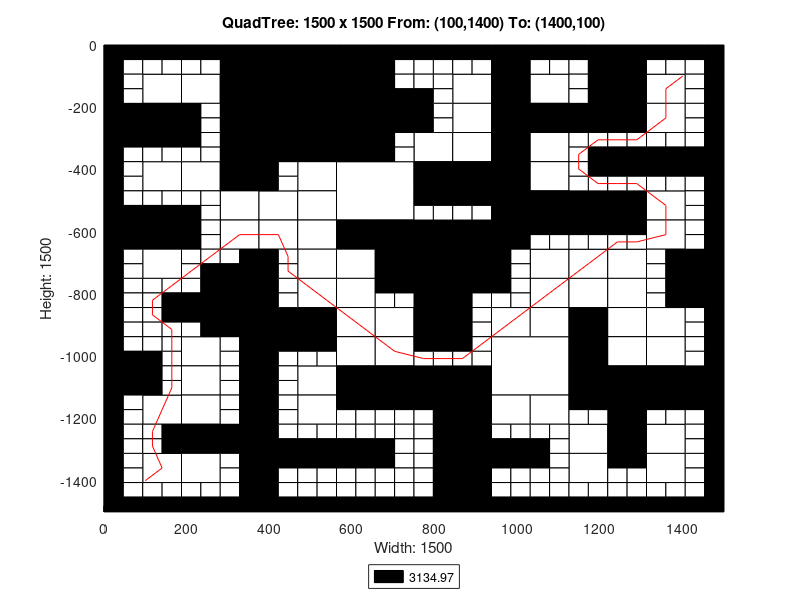

Here is the MATLAB script that generated this plot:
axis([0 1500 -1500 0]);
title('QuadTree: 1500 x 1500 From: (100,1400) To: (1400,100)');
xlabel('Width: 1500');
ylabel('Height: 1500');
rectangle('Position',[375 -187.5 187.5 187.5], 'FaceColor',[0 0 0]);
rectangle('Position',[375 -375 187.5 187.5], 'FaceColor',[0 0 0]);
rectangle('Position',[562.5 -562.5 187.5 187.5], 'FaceColor',[1 1 1]);
rectangle('Position',[750 -750 187.5 187.5], 'FaceColor',[0 0 0]);
rectangle('Position',[937.5 -1125 187.5 187.5], 'FaceColor',[1 1 1]);
rectangle('Position',[93.75 -187.5 93.75 93.75], 'FaceColor',[1 1 1]);
rectangle('Position',[281.25 -93.75 93.75 93.75], 'FaceColor',[0 0 0]);
rectangle('Position',[187.5 -187.5 93.75 93.75], 'FaceColor',[1 1 1]);
rectangle('Position',[281.25 -187.5 93.75 93.75], 'FaceColor',[0 0 0]);
rectangle('Position',[0 -281.25 93.75 93.75], 'FaceColor',[0 0 0]);
rectangle('Position',[93.75 -281.25 93.75 93.75], 'FaceColor',[0 0 0]);
rectangle('Position',[281.25 -281.25 93.75 93.75], 'FaceColor',[0 0 0]);
rectangle('Position',[281.25 -375 93.75 93.75], 'FaceColor',[0 0 0]);
rectangle('Position',[562.5 -93.75 93.75 93.75], 'FaceColor',[0 0 0]);
rectangle('Position',[562.5 -187.5 93.75 93.75], 'FaceColor',[0 0 0]);
rectangle('Position',[562.5 -281.25 93.75 93.75], 'FaceColor',[0 0 0]);
rectangle('Position',[656.25 -281.25 93.75 93.75], 'FaceColor',[0 0 0]);
rectangle('Position',[562.5 -375 93.75 93.75], 'FaceColor',[0 0 0]);
rectangle('Position',[93.75 -468.75 93.75 93.75], 'FaceColor',[1 1 1]);
rectangle('Position',[187.5 -468.75 93.75 93.75], 'FaceColor',[1 1 1]);
rectangle('Position',[281.25 -468.75 93.75 93.75], 'FaceColor',[0 0 0]);
rectangle('Position',[281.25 -562.5 93.75 93.75], 'FaceColor',[1 1 1]);
rectangle('Position',[0 -656.25 93.75 93.75], 'FaceColor',[0 0 0]);
rectangle('Position',[93.75 -656.25 93.75 93.75], 'FaceColor',[0 0 0]);
rectangle('Position',[93.75 -750 93.75 93.75], 'FaceColor',[1 1 1]);
rectangle('Position',[281.25 -656.25 93.75 93.75], 'FaceColor',[1 1 1]);
rectangle('Position',[468.75 -468.75 93.75 93.75], 'FaceColor',[1 1 1]);
rectangle('Position',[375 -562.5 93.75 93.75], 'FaceColor',[1 1 1]);
rectangle('Position',[468.75 -562.5 93.75 93.75], 'FaceColor',[1 1 1]);
rectangle('Position',[375 -656.25 93.75 93.75], 'FaceColor',[1 1 1]);
rectangle('Position',[468.75 -656.25 93.75 93.75], 'FaceColor',[1 1 1]);
rectangle('Position',[468.75 -750 93.75 93.75], 'FaceColor',[1 1 1]);
rectangle('Position',[562.5 -656.25 93.75 93.75], 'FaceColor',[0 0 0]);
rectangle('Position',[656.25 -656.25 93.75 93.75], 'FaceColor',[0 0 0]);
rectangle('Position',[562.5 -750 93.75 93.75], 'FaceColor',[1 1 1]);
rectangle('Position',[656.25 -750 93.75 93.75], 'FaceColor',[0 0 0]);
rectangle('Position',[843.75 -187.5 93.75 93.75], 'FaceColor',[1 1 1]);
rectangle('Position',[937.5 -93.75 93.75 93.75], 'FaceColor',[0 0 0]);
rectangle('Position',[937.5 -187.5 93.75 93.75], 'FaceColor',[0 0 0]);
rectangle('Position',[1031.25 -187.5 93.75 93.75], 'FaceColor',[1 1 1]);
rectangle('Position',[843.75 -281.25 93.75 93.75], 'FaceColor',[1 1 1]);
rectangle('Position',[750 -375 93.75 93.75], 'FaceColor',[1 1 1]);
rectangle('Position',[843.75 -375 93.75 93.75], 'FaceColor',[1 1 1]);
rectangle('Position',[937.5 -281.25 93.75 93.75], 'FaceColor',[0 0 0]);
rectangle('Position',[1031.25 -281.25 93.75 93.75], 'FaceColor',[0 0 0]);
rectangle('Position',[937.5 -375 93.75 93.75], 'FaceColor',[0 0 0]);
rectangle('Position',[1031.25 -375 93.75 93.75], 'FaceColor',[1 1 1]);
rectangle('Position',[1218.75 -93.75 93.75 93.75], 'FaceColor',[0 0 0]);
rectangle('Position',[1218.75 -187.5 93.75 93.75], 'FaceColor',[0 0 0]);
rectangle('Position',[1312.5 -187.5 93.75 93.75], 'FaceColor',[1 1 1]);
rectangle('Position',[1125 -281.25 93.75 93.75], 'FaceColor',[0 0 0]);
rectangle('Position',[1218.75 -281.25 93.75 93.75], 'FaceColor',[0 0 0]);
rectangle('Position',[1312.5 -281.25 93.75 93.75], 'FaceColor',[1 1 1]);
rectangle('Position',[750 -468.75 93.75 93.75], 'FaceColor',[0 0 0]);
rectangle('Position',[843.75 -468.75 93.75 93.75], 'FaceColor',[0 0 0]);
rectangle('Position',[937.5 -468.75 93.75 93.75], 'FaceColor',[0 0 0]);
rectangle('Position',[1031.25 -468.75 93.75 93.75], 'FaceColor',[1 1 1]);
rectangle('Position',[937.5 -562.5 93.75 93.75], 'FaceColor',[0 0 0]);
rectangle('Position',[1031.25 -562.5 93.75 93.75], 'FaceColor',[0 0 0]);
rectangle('Position',[937.5 -656.25 93.75 93.75], 'FaceColor',[0 0 0]);
rectangle('Position',[1031.25 -750 93.75 93.75], 'FaceColor',[1 1 1]);
rectangle('Position',[1125 -562.5 93.75 93.75], 'FaceColor',[0 0 0]);
rectangle('Position',[1218.75 -562.5 93.75 93.75], 'FaceColor',[0 0 0]);
rectangle('Position',[1312.5 -562.5 93.75 93.75], 'FaceColor',[1 1 1]);
rectangle('Position',[1125 -750 93.75 93.75], 'FaceColor',[1 1 1]);
rectangle('Position',[1218.75 -750 93.75 93.75], 'FaceColor',[1 1 1]);
rectangle('Position',[1312.5 -656.25 93.75 93.75], 'FaceColor',[1 1 1]);
rectangle('Position',[1406.25 -750 93.75 93.75], 'FaceColor',[0 0 0]);
rectangle('Position',[281.25 -843.75 93.75 93.75], 'FaceColor',[0 0 0]);
rectangle('Position',[281.25 -937.5 93.75 93.75], 'FaceColor',[0 0 0]);
rectangle('Position',[0 -1125 93.75 93.75], 'FaceColor',[0 0 0]);
rectangle('Position',[187.5 -1031.25 93.75 93.75], 'FaceColor',[1 1 1]);
rectangle('Position',[187.5 -1125 93.75 93.75], 'FaceColor',[1 1 1]);
rectangle('Position',[468.75 -843.75 93.75 93.75], 'FaceColor',[1 1 1]);
rectangle('Position',[375 -937.5 93.75 93.75], 'FaceColor',[0 0 0]);
rectangle('Position',[468.75 -937.5 93.75 93.75], 'FaceColor',[0 0 0]);
rectangle('Position',[562.5 -843.75 93.75 93.75], 'FaceColor',[1 1 1]);
rectangle('Position',[562.5 -937.5 93.75 93.75], 'FaceColor',[1 1 1]);
rectangle('Position',[656.25 -937.5 93.75 93.75], 'FaceColor',[1 1 1]);
rectangle('Position',[468.75 -1125 93.75 93.75], 'FaceColor',[1 1 1]);
rectangle('Position',[562.5 -1031.25 93.75 93.75], 'FaceColor',[1 1 1]);
rectangle('Position',[656.25 -1031.25 93.75 93.75], 'FaceColor',[1 1 1]);
rectangle('Position',[562.5 -1125 93.75 93.75], 'FaceColor',[0 0 0]);
rectangle('Position',[656.25 -1125 93.75 93.75], 'FaceColor',[0 0 0]);
rectangle('Position',[93.75 -1218.75 93.75 93.75], 'FaceColor',[1 1 1]);
rectangle('Position',[187.5 -1218.75 93.75 93.75], 'FaceColor',[1 1 1]);
rectangle('Position',[187.5 -1312.5 93.75 93.75], 'FaceColor',[0 0 0]);
rectangle('Position',[281.25 -1312.5 93.75 93.75], 'FaceColor',[0 0 0]);
rectangle('Position',[93.75 -1406.25 93.75 93.75], 'FaceColor',[1 1 1]);
rectangle('Position',[187.5 -1406.25 93.75 93.75], 'FaceColor',[1 1 1]);
rectangle('Position',[468.75 -1218.75 93.75 93.75], 'FaceColor',[1 1 1]);
rectangle('Position',[750 -843.75 93.75 93.75], 'FaceColor',[0 0 0]);
rectangle('Position',[750 -937.5 93.75 93.75], 'FaceColor',[0 0 0]);
rectangle('Position',[1031.25 -843.75 93.75 93.75], 'FaceColor',[1 1 1]);
rectangle('Position',[937.5 -937.5 93.75 93.75], 'FaceColor',[1 1 1]);
rectangle('Position',[1031.25 -937.5 93.75 93.75], 'FaceColor',[1 1 1]);
rectangle('Position',[750 -1125 93.75 93.75], 'FaceColor',[0 0 0]);
rectangle('Position',[843.75 -1125 93.75 93.75], 'FaceColor',[0 0 0]);
rectangle('Position',[1125 -843.75 93.75 93.75], 'FaceColor',[1 1 1]);
rectangle('Position',[1218.75 -843.75 93.75 93.75], 'FaceColor',[1 1 1]);
rectangle('Position',[1125 -937.5 93.75 93.75], 'FaceColor',[0 0 0]);
rectangle('Position',[1218.75 -937.5 93.75 93.75], 'FaceColor',[1 1 1]);
rectangle('Position',[1406.25 -843.75 93.75 93.75], 'FaceColor',[0 0 0]);
rectangle('Position',[1312.5 -937.5 93.75 93.75], 'FaceColor',[1 1 1]);
rectangle('Position',[1125 -1031.25 93.75 93.75], 'FaceColor',[0 0 0]);
rectangle('Position',[1218.75 -1031.25 93.75 93.75], 'FaceColor',[1 1 1]);
rectangle('Position',[1125 -1125 93.75 93.75], 'FaceColor',[0 0 0]);
rectangle('Position',[1218.75 -1125 93.75 93.75], 'FaceColor',[0 0 0]);
rectangle('Position',[1312.5 -1031.25 93.75 93.75], 'FaceColor',[1 1 1]);
rectangle('Position',[1312.5 -1125 93.75 93.75], 'FaceColor',[0 0 0]);
rectangle('Position',[1406.25 -1125 93.75 93.75], 'FaceColor',[0 0 0]);
rectangle('Position',[843.75 -1218.75 93.75 93.75], 'FaceColor',[0 0 0]);
rectangle('Position',[843.75 -1312.5 93.75 93.75], 'FaceColor',[0 0 0]);
rectangle('Position',[937.5 -1218.75 93.75 93.75], 'FaceColor',[1 1 1]);
rectangle('Position',[1031.25 -1218.75 93.75 93.75], 'FaceColor',[1 1 1]);
rectangle('Position',[843.75 -1406.25 93.75 93.75], 'FaceColor',[0 0 0]);
rectangle('Position',[843.75 -1500 93.75 93.75], 'FaceColor',[0 0 0]);
rectangle('Position',[1218.75 -1218.75 93.75 93.75], 'FaceColor',[0 0 0]);
rectangle('Position',[1125 -1312.5 93.75 93.75], 'FaceColor',[1 1 1]);
rectangle('Position',[1218.75 -1312.5 93.75 93.75], 'FaceColor',[0 0 0]);
rectangle('Position',[1312.5 -1312.5 93.75 93.75], 'FaceColor',[1 1 1]);
rectangle('Position',[1125 -1406.25 93.75 93.75], 'FaceColor',[1 1 1]);
rectangle('Position',[1312.5 -1406.25 93.75 93.75], 'FaceColor',[1 1 1]);
rectangle('Position',[0 -46.875 46.875 46.875], 'FaceColor',[0 0 0]);
rectangle('Position',[46.875 -46.875 46.875 46.875], 'FaceColor',[0 0 0]);
rectangle('Position',[0 -93.75 46.875 46.875], 'FaceColor',[0 0 0]);
rectangle('Position',[46.875 -93.75 46.875 46.875], 'FaceColor',[1 1 1]);
rectangle('Position',[93.75 -46.875 46.875 46.875], 'FaceColor',[0 0 0]);
rectangle('Position',[140.625 -46.875 46.875 46.875], 'FaceColor',[0 0 0]);
rectangle('Position',[93.75 -93.75 46.875 46.875], 'FaceColor',[1 1 1]);
rectangle('Position',[140.625 -93.75 46.875 46.875], 'FaceColor',[1 1 1]);
rectangle('Position',[0 -140.625 46.875 46.875], 'FaceColor',[0 0 0]);
rectangle('Position',[46.875 -140.625 46.875 46.875], 'FaceColor',[1 1 1]);
rectangle('Position',[0 -187.5 46.875 46.875], 'FaceColor',[0 0 0]);
rectangle('Position',[46.875 -187.5 46.875 46.875], 'FaceColor',[1 1 1]);
rectangle('Position',[187.5 -46.875 46.875 46.875], 'FaceColor',[0 0 0]);
rectangle('Position',[234.375 -46.875 46.875 46.875], 'FaceColor',[0 0 0]);
rectangle('Position',[187.5 -93.75 46.875 46.875], 'FaceColor',[1 1 1]);
rectangle('Position',[234.375 -93.75 46.875 46.875], 'FaceColor',[1 1 1]);
rectangle('Position',[0 -328.125 46.875 46.875], 'FaceColor',[0 0 0]);
rectangle('Position',[46.875 -328.125 46.875 46.875], 'FaceColor',[0 0 0]);
rectangle('Position',[0 -375 46.875 46.875], 'FaceColor',[0 0 0]);
rectangle('Position',[46.875 -375 46.875 46.875], 'FaceColor',[1 1 1]);
rectangle('Position',[93.75 -328.125 46.875 46.875], 'FaceColor',[0 0 0]);
rectangle('Position',[140.625 -328.125 46.875 46.875], 'FaceColor',[0 0 0]);
rectangle('Position',[93.75 -375 46.875 46.875], 'FaceColor',[1 1 1]);
rectangle('Position',[140.625 -375 46.875 46.875], 'FaceColor',[1 1 1]);
rectangle('Position',[187.5 -234.375 46.875 46.875], 'FaceColor',[0 0 0]);
rectangle('Position',[234.375 -234.375 46.875 46.875], 'FaceColor',[1 1 1]);
rectangle('Position',[187.5 -281.25 46.875 46.875], 'FaceColor',[0 0 0]);
rectangle('Position',[234.375 -281.25 46.875 46.875], 'FaceColor',[1 1 1]);
rectangle('Position',[187.5 -328.125 46.875 46.875], 'FaceColor',[0 0 0]);
rectangle('Position',[234.375 -328.125 46.875 46.875], 'FaceColor',[1 1 1]);
rectangle('Position',[187.5 -375 46.875 46.875], 'FaceColor',[1 1 1]);
rectangle('Position',[234.375 -375 46.875 46.875], 'FaceColor',[1 1 1]);
rectangle('Position',[656.25 -46.875 46.875 46.875], 'FaceColor',[0 0 0]);
rectangle('Position',[703.125 -46.875 46.875 46.875], 'FaceColor',[0 0 0]);
rectangle('Position',[656.25 -93.75 46.875 46.875], 'FaceColor',[0 0 0]);
rectangle('Position',[703.125 -93.75 46.875 46.875], 'FaceColor',[1 1 1]);
rectangle('Position',[656.25 -140.625 46.875 46.875], 'FaceColor',[0 0 0]);
rectangle('Position',[703.125 -140.625 46.875 46.875], 'FaceColor',[1 1 1]);
rectangle('Position',[656.25 -187.5 46.875 46.875], 'FaceColor',[0 0 0]);
rectangle('Position',[703.125 -187.5 46.875 46.875], 'FaceColor',[0 0 0]);
rectangle('Position',[656.25 -328.125 46.875 46.875], 'FaceColor',[0 0 0]);
rectangle('Position',[703.125 -328.125 46.875 46.875], 'FaceColor',[1 1 1]);
rectangle('Position',[656.25 -375 46.875 46.875], 'FaceColor',[0 0 0]);
rectangle('Position',[703.125 -375 46.875 46.875], 'FaceColor',[1 1 1]);
rectangle('Position',[0 -421.875 46.875 46.875], 'FaceColor',[0 0 0]);
rectangle('Position',[46.875 -421.875 46.875 46.875], 'FaceColor',[1 1 1]);
rectangle('Position',[0 -468.75 46.875 46.875], 'FaceColor',[0 0 0]);
rectangle('Position',[46.875 -468.75 46.875 46.875], 'FaceColor',[1 1 1]);
rectangle('Position',[0 -515.625 46.875 46.875], 'FaceColor',[0 0 0]);
rectangle('Position',[46.875 -515.625 46.875 46.875], 'FaceColor',[1 1 1]);
rectangle('Position',[0 -562.5 46.875 46.875], 'FaceColor',[0 0 0]);
rectangle('Position',[46.875 -562.5 46.875 46.875], 'FaceColor',[0 0 0]);
rectangle('Position',[93.75 -515.625 46.875 46.875], 'FaceColor',[1 1 1]);
rectangle('Position',[140.625 -515.625 46.875 46.875], 'FaceColor',[1 1 1]);
rectangle('Position',[93.75 -562.5 46.875 46.875], 'FaceColor',[0 0 0]);
rectangle('Position',[140.625 -562.5 46.875 46.875], 'FaceColor',[0 0 0]);
rectangle('Position',[187.5 -515.625 46.875 46.875], 'FaceColor',[1 1 1]);
rectangle('Position',[234.375 -515.625 46.875 46.875], 'FaceColor',[1 1 1]);
rectangle('Position',[187.5 -562.5 46.875 46.875], 'FaceColor',[0 0 0]);
rectangle('Position',[234.375 -562.5 46.875 46.875], 'FaceColor',[1 1 1]);
rectangle('Position',[0 -703.125 46.875 46.875], 'FaceColor',[0 0 0]);
rectangle('Position',[46.875 -703.125 46.875 46.875], 'FaceColor',[1 1 1]);
rectangle('Position',[0 -750 46.875 46.875], 'FaceColor',[0 0 0]);
rectangle('Position',[46.875 -750 46.875 46.875], 'FaceColor',[1 1 1]);
rectangle('Position',[187.5 -609.375 46.875 46.875], 'FaceColor',[0 0 0]);
rectangle('Position',[234.375 -609.375 46.875 46.875], 'FaceColor',[1 1 1]);
rectangle('Position',[187.5 -656.25 46.875 46.875], 'FaceColor',[0 0 0]);
rectangle('Position',[234.375 -656.25 46.875 46.875], 'FaceColor',[1 1 1]);
rectangle('Position',[187.5 -703.125 46.875 46.875], 'FaceColor',[1 1 1]);
rectangle('Position',[234.375 -703.125 46.875 46.875], 'FaceColor',[1 1 1]);
rectangle('Position',[187.5 -750 46.875 46.875], 'FaceColor',[1 1 1]);
rectangle('Position',[234.375 -750 46.875 46.875], 'FaceColor',[0 0 0]);
rectangle('Position',[281.25 -703.125 46.875 46.875], 'FaceColor',[1 1 1]);
rectangle('Position',[328.125 -703.125 46.875 46.875], 'FaceColor',[0 0 0]);
rectangle('Position',[281.25 -750 46.875 46.875], 'FaceColor',[0 0 0]);
rectangle('Position',[328.125 -750 46.875 46.875], 'FaceColor',[0 0 0]);
rectangle('Position',[375 -421.875 46.875 46.875], 'FaceColor',[0 0 0]);
rectangle('Position',[421.875 -421.875 46.875 46.875], 'FaceColor',[1 1 1]);
rectangle('Position',[375 -468.75 46.875 46.875], 'FaceColor',[0 0 0]);
rectangle('Position',[421.875 -468.75 46.875 46.875], 'FaceColor',[1 1 1]);
rectangle('Position',[375 -703.125 46.875 46.875], 'FaceColor',[0 0 0]);
rectangle('Position',[421.875 -703.125 46.875 46.875], 'FaceColor',[1 1 1]);
rectangle('Position',[375 -750 46.875 46.875], 'FaceColor',[0 0 0]);
rectangle('Position',[421.875 -750 46.875 46.875], 'FaceColor',[1 1 1]);
rectangle('Position',[750 -46.875 46.875 46.875], 'FaceColor',[0 0 0]);
rectangle('Position',[796.875 -46.875 46.875 46.875], 'FaceColor',[0 0 0]);
rectangle('Position',[750 -93.75 46.875 46.875], 'FaceColor',[1 1 1]);
rectangle('Position',[796.875 -93.75 46.875 46.875], 'FaceColor',[1 1 1]);
rectangle('Position',[843.75 -46.875 46.875 46.875], 'FaceColor',[0 0 0]);
rectangle('Position',[890.625 -46.875 46.875 46.875], 'FaceColor',[0 0 0]);
rectangle('Position',[843.75 -93.75 46.875 46.875], 'FaceColor',[1 1 1]);
rectangle('Position',[890.625 -93.75 46.875 46.875], 'FaceColor',[1 1 1]);
rectangle('Position',[750 -140.625 46.875 46.875], 'FaceColor',[1 1 1]);
rectangle('Position',[796.875 -140.625 46.875 46.875], 'FaceColor',[1 1 1]);
rectangle('Position',[750 -187.5 46.875 46.875], 'FaceColor',[0 0 0]);
rectangle('Position',[796.875 -187.5 46.875 46.875], 'FaceColor',[1 1 1]);
rectangle('Position',[1031.25 -46.875 46.875 46.875], 'FaceColor',[0 0 0]);
rectangle('Position',[1078.12 -46.875 46.875 46.875], 'FaceColor',[0 0 0]);
rectangle('Position',[1031.25 -93.75 46.875 46.875], 'FaceColor',[1 1 1]);
rectangle('Position',[1078.12 -93.75 46.875 46.875], 'FaceColor',[1 1 1]);
rectangle('Position',[750 -234.375 46.875 46.875], 'FaceColor',[0 0 0]);
rectangle('Position',[796.875 -234.375 46.875 46.875], 'FaceColor',[1 1 1]);
rectangle('Position',[750 -281.25 46.875 46.875], 'FaceColor',[0 0 0]);
rectangle('Position',[796.875 -281.25 46.875 46.875], 'FaceColor',[1 1 1]);
rectangle('Position',[1125 -46.875 46.875 46.875], 'FaceColor',[0 0 0]);
rectangle('Position',[1171.88 -46.875 46.875 46.875], 'FaceColor',[0 0 0]);
rectangle('Position',[1125 -93.75 46.875 46.875], 'FaceColor',[1 1 1]);
rectangle('Position',[1171.88 -93.75 46.875 46.875], 'FaceColor',[0 0 0]);
rectangle('Position',[1125 -140.625 46.875 46.875], 'FaceColor',[1 1 1]);
rectangle('Position',[1171.88 -140.625 46.875 46.875], 'FaceColor',[0 0 0]);
rectangle('Position',[1125 -187.5 46.875 46.875], 'FaceColor',[1 1 1]);
rectangle('Position',[1171.88 -187.5 46.875 46.875], 'FaceColor',[0 0 0]);
rectangle('Position',[1312.5 -46.875 46.875 46.875], 'FaceColor',[0 0 0]);
rectangle('Position',[1359.38 -46.875 46.875 46.875], 'FaceColor',[0 0 0]);
rectangle('Position',[1312.5 -93.75 46.875 46.875], 'FaceColor',[1 1 1]);
rectangle('Position',[1359.38 -93.75 46.875 46.875], 'FaceColor',[1 1 1]);
rectangle('Position',[1406.25 -46.875 46.875 46.875], 'FaceColor',[0 0 0]);
rectangle('Position',[1453.12 -46.875 46.875 46.875], 'FaceColor',[0 0 0]);
rectangle('Position',[1406.25 -93.75 46.875 46.875], 'FaceColor',[1 1 1]);
rectangle('Position',[1453.12 -93.75 46.875 46.875], 'FaceColor',[0 0 0]);
rectangle('Position',[1406.25 -140.625 46.875 46.875], 'FaceColor',[1 1 1]);
rectangle('Position',[1453.12 -140.625 46.875 46.875], 'FaceColor',[0 0 0]);
rectangle('Position',[1406.25 -187.5 46.875 46.875], 'FaceColor',[1 1 1]);
rectangle('Position',[1453.12 -187.5 46.875 46.875], 'FaceColor',[0 0 0]);
rectangle('Position',[1125 -328.125 46.875 46.875], 'FaceColor',[1 1 1]);
rectangle('Position',[1171.88 -328.125 46.875 46.875], 'FaceColor',[1 1 1]);
rectangle('Position',[1125 -375 46.875 46.875], 'FaceColor',[1 1 1]);
rectangle('Position',[1171.88 -375 46.875 46.875], 'FaceColor',[0 0 0]);
rectangle('Position',[1218.75 -328.125 46.875 46.875], 'FaceColor',[1 1 1]);
rectangle('Position',[1265.62 -328.125 46.875 46.875], 'FaceColor',[1 1 1]);
rectangle('Position',[1218.75 -375 46.875 46.875], 'FaceColor',[0 0 0]);
rectangle('Position',[1265.62 -375 46.875 46.875], 'FaceColor',[0 0 0]);
rectangle('Position',[1406.25 -234.375 46.875 46.875], 'FaceColor',[1 1 1]);
rectangle('Position',[1453.12 -234.375 46.875 46.875], 'FaceColor',[0 0 0]);
rectangle('Position',[1406.25 -281.25 46.875 46.875], 'FaceColor',[1 1 1]);
rectangle('Position',[1453.12 -281.25 46.875 46.875], 'FaceColor',[0 0 0]);
rectangle('Position',[1312.5 -328.125 46.875 46.875], 'FaceColor',[1 1 1]);
rectangle('Position',[1359.38 -328.125 46.875 46.875], 'FaceColor',[1 1 1]);
rectangle('Position',[1312.5 -375 46.875 46.875], 'FaceColor',[0 0 0]);
rectangle('Position',[1359.38 -375 46.875 46.875], 'FaceColor',[0 0 0]);
rectangle('Position',[1406.25 -328.125 46.875 46.875], 'FaceColor',[1 1 1]);
rectangle('Position',[1453.12 -328.125 46.875 46.875], 'FaceColor',[0 0 0]);
rectangle('Position',[1406.25 -375 46.875 46.875], 'FaceColor',[0 0 0]);
rectangle('Position',[1453.12 -375 46.875 46.875], 'FaceColor',[0 0 0]);
rectangle('Position',[750 -515.625 46.875 46.875], 'FaceColor',[0 0 0]);
rectangle('Position',[796.875 -515.625 46.875 46.875], 'FaceColor',[0 0 0]);
rectangle('Position',[750 -562.5 46.875 46.875], 'FaceColor',[1 1 1]);
rectangle('Position',[796.875 -562.5 46.875 46.875], 'FaceColor',[1 1 1]);
rectangle('Position',[843.75 -515.625 46.875 46.875], 'FaceColor',[0 0 0]);
rectangle('Position',[890.625 -515.625 46.875 46.875], 'FaceColor',[0 0 0]);
rectangle('Position',[843.75 -562.5 46.875 46.875], 'FaceColor',[1 1 1]);
rectangle('Position',[890.625 -562.5 46.875 46.875], 'FaceColor',[1 1 1]);
rectangle('Position',[1031.25 -609.375 46.875 46.875], 'FaceColor',[0 0 0]);
rectangle('Position',[1078.12 -609.375 46.875 46.875], 'FaceColor',[0 0 0]);
rectangle('Position',[1031.25 -656.25 46.875 46.875], 'FaceColor',[1 1 1]);
rectangle('Position',[1078.12 -656.25 46.875 46.875], 'FaceColor',[1 1 1]);
rectangle('Position',[937.5 -703.125 46.875 46.875], 'FaceColor',[0 0 0]);
rectangle('Position',[984.375 -703.125 46.875 46.875], 'FaceColor',[1 1 1]);
rectangle('Position',[937.5 -750 46.875 46.875], 'FaceColor',[0 0 0]);
rectangle('Position',[984.375 -750 46.875 46.875], 'FaceColor',[1 1 1]);
rectangle('Position',[1125 -421.875 46.875 46.875], 'FaceColor',[1 1 1]);
rectangle('Position',[1171.88 -421.875 46.875 46.875], 'FaceColor',[0 0 0]);
rectangle('Position',[1125 -468.75 46.875 46.875], 'FaceColor',[1 1 1]);
rectangle('Position',[1171.88 -468.75 46.875 46.875], 'FaceColor',[1 1 1]);
rectangle('Position',[1218.75 -421.875 46.875 46.875], 'FaceColor',[0 0 0]);
rectangle('Position',[1265.62 -421.875 46.875 46.875], 'FaceColor',[0 0 0]);
rectangle('Position',[1218.75 -468.75 46.875 46.875], 'FaceColor',[1 1 1]);
rectangle('Position',[1265.62 -468.75 46.875 46.875], 'FaceColor',[1 1 1]);
rectangle('Position',[1312.5 -421.875 46.875 46.875], 'FaceColor',[0 0 0]);
rectangle('Position',[1359.38 -421.875 46.875 46.875], 'FaceColor',[0 0 0]);
rectangle('Position',[1312.5 -468.75 46.875 46.875], 'FaceColor',[1 1 1]);
rectangle('Position',[1359.38 -468.75 46.875 46.875], 'FaceColor',[1 1 1]);
rectangle('Position',[1406.25 -421.875 46.875 46.875], 'FaceColor',[0 0 0]);
rectangle('Position',[1453.12 -421.875 46.875 46.875], 'FaceColor',[0 0 0]);
rectangle('Position',[1406.25 -468.75 46.875 46.875], 'FaceColor',[1 1 1]);
rectangle('Position',[1453.12 -468.75 46.875 46.875], 'FaceColor',[0 0 0]);
rectangle('Position',[1406.25 -515.625 46.875 46.875], 'FaceColor',[1 1 1]);
rectangle('Position',[1453.12 -515.625 46.875 46.875], 'FaceColor',[0 0 0]);
rectangle('Position',[1406.25 -562.5 46.875 46.875], 'FaceColor',[1 1 1]);
rectangle('Position',[1453.12 -562.5 46.875 46.875], 'FaceColor',[0 0 0]);
rectangle('Position',[1125 -609.375 46.875 46.875], 'FaceColor',[0 0 0]);
rectangle('Position',[1171.88 -609.375 46.875 46.875], 'FaceColor',[0 0 0]);
rectangle('Position',[1125 -656.25 46.875 46.875], 'FaceColor',[1 1 1]);
rectangle('Position',[1171.88 -656.25 46.875 46.875], 'FaceColor',[1 1 1]);
rectangle('Position',[1218.75 -609.375 46.875 46.875], 'FaceColor',[0 0 0]);
rectangle('Position',[1265.62 -609.375 46.875 46.875], 'FaceColor',[0 0 0]);
rectangle('Position',[1218.75 -656.25 46.875 46.875], 'FaceColor',[1 1 1]);
rectangle('Position',[1265.62 -656.25 46.875 46.875], 'FaceColor',[1 1 1]);
rectangle('Position',[1406.25 -609.375 46.875 46.875], 'FaceColor',[1 1 1]);
rectangle('Position',[1453.12 -609.375 46.875 46.875], 'FaceColor',[0 0 0]);
rectangle('Position',[1406.25 -656.25 46.875 46.875], 'FaceColor',[1 1 1]);
rectangle('Position',[1453.12 -656.25 46.875 46.875], 'FaceColor',[0 0 0]);
rectangle('Position',[1312.5 -703.125 46.875 46.875], 'FaceColor',[1 1 1]);
rectangle('Position',[1359.38 -703.125 46.875 46.875], 'FaceColor',[0 0 0]);
rectangle('Position',[1312.5 -750 46.875 46.875], 'FaceColor',[1 1 1]);
rectangle('Position',[1359.38 -750 46.875 46.875], 'FaceColor',[0 0 0]);
rectangle('Position',[0 -796.875 46.875 46.875], 'FaceColor',[0 0 0]);
rectangle('Position',[46.875 -796.875 46.875 46.875], 'FaceColor',[1 1 1]);
rectangle('Position',[0 -843.75 46.875 46.875], 'FaceColor',[0 0 0]);
rectangle('Position',[46.875 -843.75 46.875 46.875], 'FaceColor',[1 1 1]);
rectangle('Position',[93.75 -796.875 46.875 46.875], 'FaceColor',[1 1 1]);
rectangle('Position',[140.625 -796.875 46.875 46.875], 'FaceColor',[1 1 1]);
rectangle('Position',[93.75 -843.75 46.875 46.875], 'FaceColor',[1 1 1]);
rectangle('Position',[140.625 -843.75 46.875 46.875], 'FaceColor',[0 0 0]);
rectangle('Position',[0 -890.625 46.875 46.875], 'FaceColor',[0 0 0]);
rectangle('Position',[46.875 -890.625 46.875 46.875], 'FaceColor',[1 1 1]);
rectangle('Position',[0 -937.5 46.875 46.875], 'FaceColor',[0 0 0]);
rectangle('Position',[46.875 -937.5 46.875 46.875], 'FaceColor',[1 1 1]);
rectangle('Position',[93.75 -890.625 46.875 46.875], 'FaceColor',[1 1 1]);
rectangle('Position',[140.625 -890.625 46.875 46.875], 'FaceColor',[0 0 0]);
rectangle('Position',[93.75 -937.5 46.875 46.875], 'FaceColor',[1 1 1]);
rectangle('Position',[140.625 -937.5 46.875 46.875], 'FaceColor',[1 1 1]);
rectangle('Position',[187.5 -796.875 46.875 46.875], 'FaceColor',[1 1 1]);
rectangle('Position',[234.375 -796.875 46.875 46.875], 'FaceColor',[0 0 0]);
rectangle('Position',[187.5 -843.75 46.875 46.875], 'FaceColor',[0 0 0]);
rectangle('Position',[234.375 -843.75 46.875 46.875], 'FaceColor',[0 0 0]);
rectangle('Position',[187.5 -890.625 46.875 46.875], 'FaceColor',[0 0 0]);
rectangle('Position',[234.375 -890.625 46.875 46.875], 'FaceColor',[0 0 0]);
rectangle('Position',[187.5 -937.5 46.875 46.875], 'FaceColor',[1 1 1]);
rectangle('Position',[234.375 -937.5 46.875 46.875], 'FaceColor',[0 0 0]);
rectangle('Position',[0 -984.375 46.875 46.875], 'FaceColor',[0 0 0]);
rectangle('Position',[46.875 -984.375 46.875 46.875], 'FaceColor',[1 1 1]);
rectangle('Position',[0 -1031.25 46.875 46.875], 'FaceColor',[0 0 0]);
rectangle('Position',[46.875 -1031.25 46.875 46.875], 'FaceColor',[0 0 0]);
rectangle('Position',[93.75 -984.375 46.875 46.875], 'FaceColor',[1 1 1]);
rectangle('Position',[140.625 -984.375 46.875 46.875], 'FaceColor',[1 1 1]);
rectangle('Position',[93.75 -1031.25 46.875 46.875], 'FaceColor',[0 0 0]);
rectangle('Position',[140.625 -1031.25 46.875 46.875], 'FaceColor',[1 1 1]);
rectangle('Position',[93.75 -1078.12 46.875 46.875], 'FaceColor',[0 0 0]);
rectangle('Position',[140.625 -1078.12 46.875 46.875], 'FaceColor',[1 1 1]);
rectangle('Position',[93.75 -1125 46.875 46.875], 'FaceColor',[0 0 0]);
rectangle('Position',[140.625 -1125 46.875 46.875], 'FaceColor',[1 1 1]);
rectangle('Position',[281.25 -984.375 46.875 46.875], 'FaceColor',[1 1 1]);
rectangle('Position',[328.125 -984.375 46.875 46.875], 'FaceColor',[0 0 0]);
rectangle('Position',[281.25 -1031.25 46.875 46.875], 'FaceColor',[1 1 1]);
rectangle('Position',[328.125 -1031.25 46.875 46.875], 'FaceColor',[0 0 0]);
rectangle('Position',[281.25 -1078.12 46.875 46.875], 'FaceColor',[1 1 1]);
rectangle('Position',[328.125 -1078.12 46.875 46.875], 'FaceColor',[0 0 0]);
rectangle('Position',[281.25 -1125 46.875 46.875], 'FaceColor',[1 1 1]);
rectangle('Position',[328.125 -1125 46.875 46.875], 'FaceColor',[0 0 0]);
rectangle('Position',[375 -796.875 46.875 46.875], 'FaceColor',[0 0 0]);
rectangle('Position',[421.875 -796.875 46.875 46.875], 'FaceColor',[1 1 1]);
rectangle('Position',[375 -843.75 46.875 46.875], 'FaceColor',[0 0 0]);
rectangle('Position',[421.875 -843.75 46.875 46.875], 'FaceColor',[1 1 1]);
rectangle('Position',[656.25 -796.875 46.875 46.875], 'FaceColor',[0 0 0]);
rectangle('Position',[703.125 -796.875 46.875 46.875], 'FaceColor',[0 0 0]);
rectangle('Position',[656.25 -843.75 46.875 46.875], 'FaceColor',[1 1 1]);
rectangle('Position',[703.125 -843.75 46.875 46.875], 'FaceColor',[1 1 1]);
rectangle('Position',[375 -984.375 46.875 46.875], 'FaceColor',[0 0 0]);
rectangle('Position',[421.875 -984.375 46.875 46.875], 'FaceColor',[0 0 0]);
rectangle('Position',[375 -1031.25 46.875 46.875], 'FaceColor',[0 0 0]);
rectangle('Position',[421.875 -1031.25 46.875 46.875], 'FaceColor',[1 1 1]);
rectangle('Position',[468.75 -984.375 46.875 46.875], 'FaceColor',[0 0 0]);
rectangle('Position',[515.625 -984.375 46.875 46.875], 'FaceColor',[0 0 0]);
rectangle('Position',[468.75 -1031.25 46.875 46.875], 'FaceColor',[1 1 1]);
rectangle('Position',[515.625 -1031.25 46.875 46.875], 'FaceColor',[1 1 1]);
rectangle('Position',[375 -1078.12 46.875 46.875], 'FaceColor',[0 0 0]);
rectangle('Position',[421.875 -1078.12 46.875 46.875], 'FaceColor',[1 1 1]);
rectangle('Position',[375 -1125 46.875 46.875], 'FaceColor',[0 0 0]);
rectangle('Position',[421.875 -1125 46.875 46.875], 'FaceColor',[1 1 1]);
rectangle('Position',[0 -1171.88 46.875 46.875], 'FaceColor',[0 0 0]);
rectangle('Position',[46.875 -1171.88 46.875 46.875], 'FaceColor',[1 1 1]);
rectangle('Position',[0 -1218.75 46.875 46.875], 'FaceColor',[0 0 0]);
rectangle('Position',[46.875 -1218.75 46.875 46.875], 'FaceColor',[1 1 1]);
rectangle('Position',[0 -1265.62 46.875 46.875], 'FaceColor',[0 0 0]);
rectangle('Position',[46.875 -1265.62 46.875 46.875], 'FaceColor',[1 1 1]);
rectangle('Position',[0 -1312.5 46.875 46.875], 'FaceColor',[0 0 0]);
rectangle('Position',[46.875 -1312.5 46.875 46.875], 'FaceColor',[1 1 1]);
rectangle('Position',[93.75 -1265.62 46.875 46.875], 'FaceColor',[1 1 1]);
rectangle('Position',[140.625 -1265.62 46.875 46.875], 'FaceColor',[0 0 0]);
rectangle('Position',[93.75 -1312.5 46.875 46.875], 'FaceColor',[1 1 1]);
rectangle('Position',[140.625 -1312.5 46.875 46.875], 'FaceColor',[0 0 0]);
rectangle('Position',[281.25 -1171.88 46.875 46.875], 'FaceColor',[1 1 1]);
rectangle('Position',[328.125 -1171.88 46.875 46.875], 'FaceColor',[0 0 0]);
rectangle('Position',[281.25 -1218.75 46.875 46.875], 'FaceColor',[1 1 1]);
rectangle('Position',[328.125 -1218.75 46.875 46.875], 'FaceColor',[0 0 0]);
rectangle('Position',[0 -1359.38 46.875 46.875], 'FaceColor',[0 0 0]);
rectangle('Position',[46.875 -1359.38 46.875 46.875], 'FaceColor',[1 1 1]);
rectangle('Position',[0 -1406.25 46.875 46.875], 'FaceColor',[0 0 0]);
rectangle('Position',[46.875 -1406.25 46.875 46.875], 'FaceColor',[1 1 1]);
rectangle('Position',[0 -1453.12 46.875 46.875], 'FaceColor',[0 0 0]);
rectangle('Position',[46.875 -1453.12 46.875 46.875], 'FaceColor',[1 1 1]);
rectangle('Position',[0 -1500 46.875 46.875], 'FaceColor',[0 0 0]);
rectangle('Position',[46.875 -1500 46.875 46.875], 'FaceColor',[0 0 0]);
rectangle('Position',[93.75 -1453.12 46.875 46.875], 'FaceColor',[1 1 1]);
rectangle('Position',[140.625 -1453.12 46.875 46.875], 'FaceColor',[1 1 1]);
rectangle('Position',[93.75 -1500 46.875 46.875], 'FaceColor',[0 0 0]);
rectangle('Position',[140.625 -1500 46.875 46.875], 'FaceColor',[0 0 0]);
rectangle('Position',[281.25 -1359.38 46.875 46.875], 'FaceColor',[1 1 1]);
rectangle('Position',[328.125 -1359.38 46.875 46.875], 'FaceColor',[0 0 0]);
rectangle('Position',[281.25 -1406.25 46.875 46.875], 'FaceColor',[1 1 1]);
rectangle('Position',[328.125 -1406.25 46.875 46.875], 'FaceColor',[0 0 0]);
rectangle('Position',[187.5 -1453.12 46.875 46.875], 'FaceColor',[1 1 1]);
rectangle('Position',[234.375 -1453.12 46.875 46.875], 'FaceColor',[1 1 1]);
rectangle('Position',[187.5 -1500 46.875 46.875], 'FaceColor',[0 0 0]);
rectangle('Position',[234.375 -1500 46.875 46.875], 'FaceColor',[0 0 0]);
rectangle('Position',[281.25 -1453.12 46.875 46.875], 'FaceColor',[1 1 1]);
rectangle('Position',[328.125 -1453.12 46.875 46.875], 'FaceColor',[0 0 0]);
rectangle('Position',[281.25 -1500 46.875 46.875], 'FaceColor',[0 0 0]);
rectangle('Position',[328.125 -1500 46.875 46.875], 'FaceColor',[0 0 0]);
rectangle('Position',[375 -1171.88 46.875 46.875], 'FaceColor',[0 0 0]);
rectangle('Position',[421.875 -1171.88 46.875 46.875], 'FaceColor',[1 1 1]);
rectangle('Position',[375 -1218.75 46.875 46.875], 'FaceColor',[0 0 0]);
rectangle('Position',[421.875 -1218.75 46.875 46.875], 'FaceColor',[1 1 1]);
rectangle('Position',[375 -1265.62 46.875 46.875], 'FaceColor',[0 0 0]);
rectangle('Position',[421.875 -1265.62 46.875 46.875], 'FaceColor',[1 1 1]);
rectangle('Position',[375 -1312.5 46.875 46.875], 'FaceColor',[0 0 0]);
rectangle('Position',[421.875 -1312.5 46.875 46.875], 'FaceColor',[0 0 0]);
rectangle('Position',[468.75 -1265.62 46.875 46.875], 'FaceColor',[1 1 1]);
rectangle('Position',[515.625 -1265.62 46.875 46.875], 'FaceColor',[1 1 1]);
rectangle('Position',[468.75 -1312.5 46.875 46.875], 'FaceColor',[0 0 0]);
rectangle('Position',[515.625 -1312.5 46.875 46.875], 'FaceColor',[0 0 0]);
rectangle('Position',[562.5 -1171.88 46.875 46.875], 'FaceColor',[0 0 0]);
rectangle('Position',[609.375 -1171.88 46.875 46.875], 'FaceColor',[0 0 0]);
rectangle('Position',[562.5 -1218.75 46.875 46.875], 'FaceColor',[1 1 1]);
rectangle('Position',[609.375 -1218.75 46.875 46.875], 'FaceColor',[1 1 1]);
rectangle('Position',[656.25 -1171.88 46.875 46.875], 'FaceColor',[0 0 0]);
rectangle('Position',[703.125 -1171.88 46.875 46.875], 'FaceColor',[0 0 0]);
rectangle('Position',[656.25 -1218.75 46.875 46.875], 'FaceColor',[1 1 1]);
rectangle('Position',[703.125 -1218.75 46.875 46.875], 'FaceColor',[1 1 1]);
rectangle('Position',[562.5 -1265.62 46.875 46.875], 'FaceColor',[1 1 1]);
rectangle('Position',[609.375 -1265.62 46.875 46.875], 'FaceColor',[1 1 1]);
rectangle('Position',[562.5 -1312.5 46.875 46.875], 'FaceColor',[0 0 0]);
rectangle('Position',[609.375 -1312.5 46.875 46.875], 'FaceColor',[0 0 0]);
rectangle('Position',[656.25 -1265.62 46.875 46.875], 'FaceColor',[1 1 1]);
rectangle('Position',[703.125 -1265.62 46.875 46.875], 'FaceColor',[1 1 1]);
rectangle('Position',[656.25 -1312.5 46.875 46.875], 'FaceColor',[0 0 0]);
rectangle('Position',[703.125 -1312.5 46.875 46.875], 'FaceColor',[1 1 1]);
rectangle('Position',[375 -1359.38 46.875 46.875], 'FaceColor',[0 0 0]);
rectangle('Position',[421.875 -1359.38 46.875 46.875], 'FaceColor',[0 0 0]);
rectangle('Position',[375 -1406.25 46.875 46.875], 'FaceColor',[0 0 0]);
rectangle('Position',[421.875 -1406.25 46.875 46.875], 'FaceColor',[1 1 1]);
rectangle('Position',[468.75 -1359.38 46.875 46.875], 'FaceColor',[0 0 0]);
rectangle('Position',[515.625 -1359.38 46.875 46.875], 'FaceColor',[0 0 0]);
rectangle('Position',[468.75 -1406.25 46.875 46.875], 'FaceColor',[1 1 1]);
rectangle('Position',[515.625 -1406.25 46.875 46.875], 'FaceColor',[1 1 1]);
rectangle('Position',[375 -1453.12 46.875 46.875], 'FaceColor',[0 0 0]);
rectangle('Position',[421.875 -1453.12 46.875 46.875], 'FaceColor',[1 1 1]);
rectangle('Position',[375 -1500 46.875 46.875], 'FaceColor',[0 0 0]);
rectangle('Position',[421.875 -1500 46.875 46.875], 'FaceColor',[0 0 0]);
rectangle('Position',[468.75 -1453.12 46.875 46.875], 'FaceColor',[1 1 1]);
rectangle('Position',[515.625 -1453.12 46.875 46.875], 'FaceColor',[1 1 1]);
rectangle('Position',[468.75 -1500 46.875 46.875], 'FaceColor',[0 0 0]);
rectangle('Position',[515.625 -1500 46.875 46.875], 'FaceColor',[0 0 0]);
rectangle('Position',[562.5 -1359.38 46.875 46.875], 'FaceColor',[0 0 0]);
rectangle('Position',[609.375 -1359.38 46.875 46.875], 'FaceColor',[0 0 0]);
rectangle('Position',[562.5 -1406.25 46.875 46.875], 'FaceColor',[1 1 1]);
rectangle('Position',[609.375 -1406.25 46.875 46.875], 'FaceColor',[1 1 1]);
rectangle('Position',[656.25 -1359.38 46.875 46.875], 'FaceColor',[0 0 0]);
rectangle('Position',[703.125 -1359.38 46.875 46.875], 'FaceColor',[1 1 1]);
rectangle('Position',[656.25 -1406.25 46.875 46.875], 'FaceColor',[1 1 1]);
rectangle('Position',[703.125 -1406.25 46.875 46.875], 'FaceColor',[1 1 1]);
rectangle('Position',[562.5 -1453.12 46.875 46.875], 'FaceColor',[1 1 1]);
rectangle('Position',[609.375 -1453.12 46.875 46.875], 'FaceColor',[1 1 1]);
rectangle('Position',[562.5 -1500 46.875 46.875], 'FaceColor',[0 0 0]);
rectangle('Position',[609.375 -1500 46.875 46.875], 'FaceColor',[0 0 0]);
rectangle('Position',[656.25 -1453.12 46.875 46.875], 'FaceColor',[1 1 1]);
rectangle('Position',[703.125 -1453.12 46.875 46.875], 'FaceColor',[1 1 1]);
rectangle('Position',[656.25 -1500 46.875 46.875], 'FaceColor',[0 0 0]);
rectangle('Position',[703.125 -1500 46.875 46.875], 'FaceColor',[0 0 0]);
rectangle('Position',[843.75 -796.875 46.875 46.875], 'FaceColor',[0 0 0]);
rectangle('Position',[890.625 -796.875 46.875 46.875], 'FaceColor',[0 0 0]);
rectangle('Position',[843.75 -843.75 46.875 46.875], 'FaceColor',[0 0 0]);
rectangle('Position',[890.625 -843.75 46.875 46.875], 'FaceColor',[1 1 1]);
rectangle('Position',[843.75 -890.625 46.875 46.875], 'FaceColor',[0 0 0]);
rectangle('Position',[890.625 -890.625 46.875 46.875], 'FaceColor',[1 1 1]);
rectangle('Position',[843.75 -937.5 46.875 46.875], 'FaceColor',[0 0 0]);
rectangle('Position',[890.625 -937.5 46.875 46.875], 'FaceColor',[1 1 1]);
rectangle('Position',[937.5 -796.875 46.875 46.875], 'FaceColor',[0 0 0]);
rectangle('Position',[984.375 -796.875 46.875 46.875], 'FaceColor',[1 1 1]);
rectangle('Position',[937.5 -843.75 46.875 46.875], 'FaceColor',[1 1 1]);
rectangle('Position',[984.375 -843.75 46.875 46.875], 'FaceColor',[1 1 1]);
rectangle('Position',[750 -984.375 46.875 46.875], 'FaceColor',[0 0 0]);
rectangle('Position',[796.875 -984.375 46.875 46.875], 'FaceColor',[0 0 0]);
rectangle('Position',[750 -1031.25 46.875 46.875], 'FaceColor',[1 1 1]);
rectangle('Position',[796.875 -1031.25 46.875 46.875], 'FaceColor',[1 1 1]);
rectangle('Position',[843.75 -984.375 46.875 46.875], 'FaceColor',[0 0 0]);
rectangle('Position',[890.625 -984.375 46.875 46.875], 'FaceColor',[1 1 1]);
rectangle('Position',[843.75 -1031.25 46.875 46.875], 'FaceColor',[1 1 1]);
rectangle('Position',[890.625 -1031.25 46.875 46.875], 'FaceColor',[1 1 1]);
rectangle('Position',[1312.5 -796.875 46.875 46.875], 'FaceColor',[1 1 1]);
rectangle('Position',[1359.38 -796.875 46.875 46.875], 'FaceColor',[0 0 0]);
rectangle('Position',[1312.5 -843.75 46.875 46.875], 'FaceColor',[1 1 1]);
rectangle('Position',[1359.38 -843.75 46.875 46.875], 'FaceColor',[0 0 0]);
rectangle('Position',[1406.25 -890.625 46.875 46.875], 'FaceColor',[1 1 1]);
rectangle('Position',[1453.12 -890.625 46.875 46.875], 'FaceColor',[0 0 0]);
rectangle('Position',[1406.25 -937.5 46.875 46.875], 'FaceColor',[1 1 1]);
rectangle('Position',[1453.12 -937.5 46.875 46.875], 'FaceColor',[0 0 0]);
rectangle('Position',[1406.25 -984.375 46.875 46.875], 'FaceColor',[1 1 1]);
rectangle('Position',[1453.12 -984.375 46.875 46.875], 'FaceColor',[0 0 0]);
rectangle('Position',[1406.25 -1031.25 46.875 46.875], 'FaceColor',[1 1 1]);
rectangle('Position',[1453.12 -1031.25 46.875 46.875], 'FaceColor',[0 0 0]);
rectangle('Position',[750 -1171.88 46.875 46.875], 'FaceColor',[0 0 0]);
rectangle('Position',[796.875 -1171.88 46.875 46.875], 'FaceColor',[0 0 0]);
rectangle('Position',[750 -1218.75 46.875 46.875], 'FaceColor',[1 1 1]);
rectangle('Position',[796.875 -1218.75 46.875 46.875], 'FaceColor',[0 0 0]);
rectangle('Position',[750 -1265.62 46.875 46.875], 'FaceColor',[1 1 1]);
rectangle('Position',[796.875 -1265.62 46.875 46.875], 'FaceColor',[0 0 0]);
rectangle('Position',[750 -1312.5 46.875 46.875], 'FaceColor',[1 1 1]);
rectangle('Position',[796.875 -1312.5 46.875 46.875], 'FaceColor',[0 0 0]);
rectangle('Position',[937.5 -1265.62 46.875 46.875], 'FaceColor',[1 1 1]);
rectangle('Position',[984.375 -1265.62 46.875 46.875], 'FaceColor',[1 1 1]);
rectangle('Position',[937.5 -1312.5 46.875 46.875], 'FaceColor',[0 0 0]);
rectangle('Position',[984.375 -1312.5 46.875 46.875], 'FaceColor',[0 0 0]);
rectangle('Position',[1031.25 -1265.62 46.875 46.875], 'FaceColor',[1 1 1]);
rectangle('Position',[1078.12 -1265.62 46.875 46.875], 'FaceColor',[1 1 1]);
rectangle('Position',[1031.25 -1312.5 46.875 46.875], 'FaceColor',[0 0 0]);
rectangle('Position',[1078.12 -1312.5 46.875 46.875], 'FaceColor',[1 1 1]);
rectangle('Position',[750 -1359.38 46.875 46.875], 'FaceColor',[1 1 1]);
rectangle('Position',[796.875 -1359.38 46.875 46.875], 'FaceColor',[0 0 0]);
rectangle('Position',[750 -1406.25 46.875 46.875], 'FaceColor',[1 1 1]);
rectangle('Position',[796.875 -1406.25 46.875 46.875], 'FaceColor',[0 0 0]);
rectangle('Position',[750 -1453.12 46.875 46.875], 'FaceColor',[1 1 1]);
rectangle('Position',[796.875 -1453.12 46.875 46.875], 'FaceColor',[0 0 0]);
rectangle('Position',[750 -1500 46.875 46.875], 'FaceColor',[0 0 0]);
rectangle('Position',[796.875 -1500 46.875 46.875], 'FaceColor',[0 0 0]);
rectangle('Position',[937.5 -1359.38 46.875 46.875], 'FaceColor',[0 0 0]);
rectangle('Position',[984.375 -1359.38 46.875 46.875], 'FaceColor',[0 0 0]);
rectangle('Position',[937.5 -1406.25 46.875 46.875], 'FaceColor',[1 1 1]);
rectangle('Position',[984.375 -1406.25 46.875 46.875], 'FaceColor',[1 1 1]);
rectangle('Position',[1031.25 -1359.38 46.875 46.875], 'FaceColor',[0 0 0]);
rectangle('Position',[1078.12 -1359.38 46.875 46.875], 'FaceColor',[1 1 1]);
rectangle('Position',[1031.25 -1406.25 46.875 46.875], 'FaceColor',[1 1 1]);
rectangle('Position',[1078.12 -1406.25 46.875 46.875], 'FaceColor',[1 1 1]);
rectangle('Position',[937.5 -1453.12 46.875 46.875], 'FaceColor',[1 1 1]);
rectangle('Position',[984.375 -1453.12 46.875 46.875], 'FaceColor',[1 1 1]);
rectangle('Position',[937.5 -1500 46.875 46.875], 'FaceColor',[0 0 0]);
rectangle('Position',[984.375 -1500 46.875 46.875], 'FaceColor',[0 0 0]);
rectangle('Position',[1031.25 -1453.12 46.875 46.875], 'FaceColor',[1 1 1]);
rectangle('Position',[1078.12 -1453.12 46.875 46.875], 'FaceColor',[1 1 1]);
rectangle('Position',[1031.25 -1500 46.875 46.875], 'FaceColor',[0 0 0]);
rectangle('Position',[1078.12 -1500 46.875 46.875], 'FaceColor',[0 0 0]);
rectangle('Position',[1125 -1171.88 46.875 46.875], 'FaceColor',[0 0 0]);
rectangle('Position',[1171.88 -1171.88 46.875 46.875], 'FaceColor',[0 0 0]);
rectangle('Position',[1125 -1218.75 46.875 46.875], 'FaceColor',[1 1 1]);
rectangle('Position',[1171.88 -1218.75 46.875 46.875], 'FaceColor',[1 1 1]);
rectangle('Position',[1312.5 -1171.88 46.875 46.875], 'FaceColor',[0 0 0]);
rectangle('Position',[1359.38 -1171.88 46.875 46.875], 'FaceColor',[0 0 0]);
rectangle('Position',[1312.5 -1218.75 46.875 46.875], 'FaceColor',[1 1 1]);
rectangle('Position',[1359.38 -1218.75 46.875 46.875], 'FaceColor',[1 1 1]);
rectangle('Position',[1406.25 -1171.88 46.875 46.875], 'FaceColor',[0 0 0]);
rectangle('Position',[1453.12 -1171.88 46.875 46.875], 'FaceColor',[0 0 0]);
rectangle('Position',[1406.25 -1218.75 46.875 46.875], 'FaceColor',[1 1 1]);
rectangle('Position',[1453.12 -1218.75 46.875 46.875], 'FaceColor',[0 0 0]);
rectangle('Position',[1406.25 -1265.62 46.875 46.875], 'FaceColor',[1 1 1]);
rectangle('Position',[1453.12 -1265.62 46.875 46.875], 'FaceColor',[0 0 0]);
rectangle('Position',[1406.25 -1312.5 46.875 46.875], 'FaceColor',[1 1 1]);
rectangle('Position',[1453.12 -1312.5 46.875 46.875], 'FaceColor',[0 0 0]);
rectangle('Position',[1218.75 -1359.38 46.875 46.875], 'FaceColor',[0 0 0]);
rectangle('Position',[1265.62 -1359.38 46.875 46.875], 'FaceColor',[0 0 0]);
rectangle('Position',[1218.75 -1406.25 46.875 46.875], 'FaceColor',[1 1 1]);
rectangle('Position',[1265.62 -1406.25 46.875 46.875], 'FaceColor',[1 1 1]);
rectangle('Position',[1125 -1453.12 46.875 46.875], 'FaceColor',[1 1 1]);
rectangle('Position',[1171.88 -1453.12 46.875 46.875], 'FaceColor',[1 1 1]);
rectangle('Position',[1125 -1500 46.875 46.875], 'FaceColor',[0 0 0]);
rectangle('Position',[1171.88 -1500 46.875 46.875], 'FaceColor',[0 0 0]);
rectangle('Position',[1218.75 -1453.12 46.875 46.875], 'FaceColor',[1 1 1]);
rectangle('Position',[1265.62 -1453.12 46.875 46.875], 'FaceColor',[1 1 1]);
rectangle('Position',[1218.75 -1500 46.875 46.875], 'FaceColor',[0 0 0]);
rectangle('Position',[1265.62 -1500 46.875 46.875], 'FaceColor',[0 0 0]);
rectangle('Position',[1406.25 -1359.38 46.875 46.875], 'FaceColor',[1 1 1]);
rectangle('Position',[1453.12 -1359.38 46.875 46.875], 'FaceColor',[0 0 0]);
rectangle('Position',[1406.25 -1406.25 46.875 46.875], 'FaceColor',[1 1 1]);
rectangle('Position',[1453.12 -1406.25 46.875 46.875], 'FaceColor',[0 0 0]);
rectangle('Position',[1312.5 -1453.12 46.875 46.875], 'FaceColor',[1 1 1]);
rectangle('Position',[1359.38 -1453.12 46.875 46.875], 'FaceColor',[1 1 1]);
rectangle('Position',[1312.5 -1500 46.875 46.875], 'FaceColor',[0 0 0]);
rectangle('Position',[1359.38 -1500 46.875 46.875], 'FaceColor',[0 0 0]);
rectangle('Position',[1406.25 -1453.12 46.875 46.875], 'FaceColor',[1 1 1]);
rectangle('Position',[1453.12 -1453.12 46.875 46.875], 'FaceColor',[0 0 0]);
rectangle('Position',[1406.25 -1500 46.875 46.875], 'FaceColor',[0 0 0]);
rectangle('Position',[1453.12 -1500 46.875 46.875], 'FaceColor',[0 0 0]);
X=[1400,1359.38,1359.38,1289.06,1242.19,1195.31,1148.44,1148.44,1195.31,1242.19,1289.06,1359.38,1359.38,1289.06,1242.19,1171.88,1078.12,984.375,914.062,867.188,820.312,773.438,703.125,609.375,515.625,445.312,445.312,421.875,328.125,257.812,210.938,164.062,117.188,117.188,164.062,164.062,164.062,164.062,164.062,140.625,117.188,117.188,140.625,100];
Y=[-100,-140.625,-234.375,-304.688,-304.688,-304.688,-351.562,-398.438,-445.312,-445.312,-445.312,-515.625,-609.375,-632.812,-632.812,-703.125,-796.875,-890.625,-960.938,-1007.81,-1007.81,-1007.81,-984.375,-890.625,-796.875,-726.562,-679.688,-609.375,-609.375,-679.688,-726.562,-773.438,-820.312,-867.188,-914.062,-960.938,-1007.81,-1054.69,-1101.56,-1171.88,-1242.19,-1289.06,-1359.38,-1400];
hold on;
plot(X,Y,'r');
legend('3134.97','Location','southoutside');
